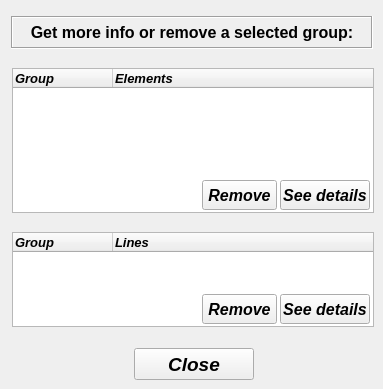
    <widget class="QWidget" name="tab_2">
     <attribute name="title">
      <string>Remove</string>
     </attribute>
     <widget class="QTreeWidget" name="treeWidget_stress_stiffening_lines">
      <property name="geometry">
       <rect>
        <x>12</x>
        <y>232</y>
        <width>362</width>
        <height>95</height>
       </rect>
      </property>
      <property name="minimumSize">
       <size>
        <width>0</width>
        <height>0</height>
       </size>
      </property>
      <property name="maximumSize">
       <size>
        <width>1000</width>
        <height>1000</height>
       </size>
      </property>
      <property name="font">
       <font>
        <family>Arial</family>
        <pointsize>10</pointsize>
        <weight>75</weight>
        <italic>true</italic>
        <bold>true</bold>
       </font>
      </property>
      <property name="indentation">
       <number>0</number>
      </property>
      <column>
       <property name="text">
        <string>Group</string>
       </property>
      </column>
      <column>
       <property name="text">
        <string>Lines</string>
       </property>
      </column>
     </widget>
     <widget class="QPushButton" name="pushButton_get_information_line">
      <property name="geometry">
       <rect>
        <x>280</x>
        <y>294</y>
        <width>90</width>
        <height>30</height>
       </rect>
      </property>
      <property name="minimumSize">
       <size>
        <width>90</width>
        <height>29</height>
       </size>
      </property>
      <property name="maximumSize">
       <size>
        <width>90</width>
        <height>30</height>
       </size>
      </property>
      <property name="font">
       <font>
        <family>Arial</family>
        <pointsize>12</pointsize>
        <weight>75</weight>
        <italic>true</italic>
        <bold>true</bold>
       </font>
      </property>
      <property name="text">
       <string>See details</string>
      </property>
     </widget>
     <widget class="QPushButton" name="pushButton_remove_line">
      <property name="geometry">
       <rect>
        <x>202</x>
        <y>294</y>
        <width>75</width>
        <height>30</height>
       </rect>
      </property>
      <property name="minimumSize">
       <size>
        <width>0</width>
        <height>27</height>
       </size>
      </property>
      <property name="maximumSize">
       <size>
        <width>16777215</width>
        <height>30</height>
       </size>
      </property>
      <property name="font">
       <font>
        <family>Arial</family>
        <pointsize>12</pointsize>
        <weight>75</weight>
        <italic>true</italic>
        <bold>true</bold>
       </font>
      </property>
      <property name="text">
       <string>Remove</string>
      </property>
     </widget>
     <widget class="QLabel" name="label_29">
      <property name="geometry">
       <rect>
        <x>11</x>
        <y>16</y>
        <width>362</width>
        <height>33</height>
       </rect>
      </property>
      <property name="font">
       <font>
        <family>Arial</family>
        <pointsize>12</pointsize>
        <weight>75</weight>
        <italic>false</italic>
        <bold>true</bold>
       </font>
      </property>
      <property name="frameShape">
       <enum>QFrame::Box</enum>
      </property>
      <property name="frameShadow">
       <enum>QFrame::Sunken</enum>
      </property>
      <property name="text">
       <string>Get more info or remove a selected group:</string>
      </property>
      <property name="textFormat">
       <enum>Qt::AutoText</enum>
      </property>
      <property name="alignment">
       <set>Qt::AlignCenter</set>
      </property>
     </widget>
     <widget class="QTreeWidget" name="treeWidget_stress_stiffening_elements">
      <property name="geometry">
       <rect>
        <x>12</x>
        <y>68</y>
        <width>362</width>
        <height>145</height>
       </rect>
      </property>
      <property name="minimumSize">
       <size>
        <width>0</width>
        <height>0</height>
       </size>
      </property>
      <property name="maximumSize">
       <size>
        <width>1000</width>
        <height>1000</height>
       </size>
      </property>
      <property name="font">
       <font>
        <family>Arial</family>
        <pointsize>10</pointsize>
        <weight>75</weight>
        <italic>true</italic>
        <bold>true</bold>
       </font>
      </property>
      <property name="frameShape">
       <enum>QFrame::StyledPanel</enum>
      </property>
      <property name="frameShadow">
       <enum>QFrame::Sunken</enum>
      </property>
      <property name="indentation">
       <number>0</number>
      </property>
      <column>
       <property name="text">
        <string>Group</string>
       </property>
      </column>
      <column>
       <property name="text">
        <string>Elements</string>
       </property>
      </column>
     </widget>
     <widget class="QPushButton" name="pushButton_remove_elem">
      <property name="geometry">
       <rect>
        <x>202</x>
        <y>180</y>
        <width>75</width>
        <height>30</height>
       </rect>
      </property>
      <property name="minimumSize">
       <size>
        <width>0</width>
        <height>30</height>
       </size>
      </property>
      <property name="maximumSize">
       <size>
        <width>16777215</width>
        <height>30</height>
       </size>
      </property>
      <property name="font">
       <font>
        <family>Arial</family>
        <pointsize>12</pointsize>
        <weight>75</weight>
        <italic>true</italic>
        <bold>true</bold>
       </font>
      </property>
      <property name="text">
       <string>Remove</string>
      </property>
     </widget>
     <widget class="QPushButton" name="pushButton_get_information_elem">
      <property name="geometry">
       <rect>
        <x>280</x>
        <y>180</y>
        <width>90</width>
        <height>30</height>
       </rect>
      </property>
      <property name="minimumSize">
       <size>
        <width>90</width>
        <height>30</height>
       </size>
      </property>
      <property name="maximumSize">
       <size>
        <width>90</width>
        <height>30</height>
       </size>
      </property>
      <property name="font">
       <font>
        <family>Arial</family>
        <pointsize>12</pointsize>
        <weight>75</weight>
        <italic>true</italic>
        <bold>true</bold>
       </font>
      </property>
      <property name="text">
       <string>See details</string>
      </property>
     </widget>
     <widget class="QPushButton" name="pushButton_close">
      <property name="geometry">
       <rect>
        <x>134</x>
        <y>348</y>
        <width>120</width>
        <height>32</height>
       </rect>
      </property>
      <property name="minimumSize">
       <size>
        <width>120</width>
        <height>32</height>
       </size>
      </property>
      <property name="maximumSize">
       <size>
        <width>120</width>
        <height>32</height>
       </size>
      </property>
      <property name="font">
       <font>
        <family>Arial</family>
        <pointsize>14</pointsize>
        <weight>75</weight>
        <italic>true</italic>
        <bold>true</bold>
       </font>
      </property>
      <property name="styleSheet">
       <string notr="true"/>
      </property>
      <property name="text">
       <string>Close</string>
      </property>
     </widget>
    </widget>
